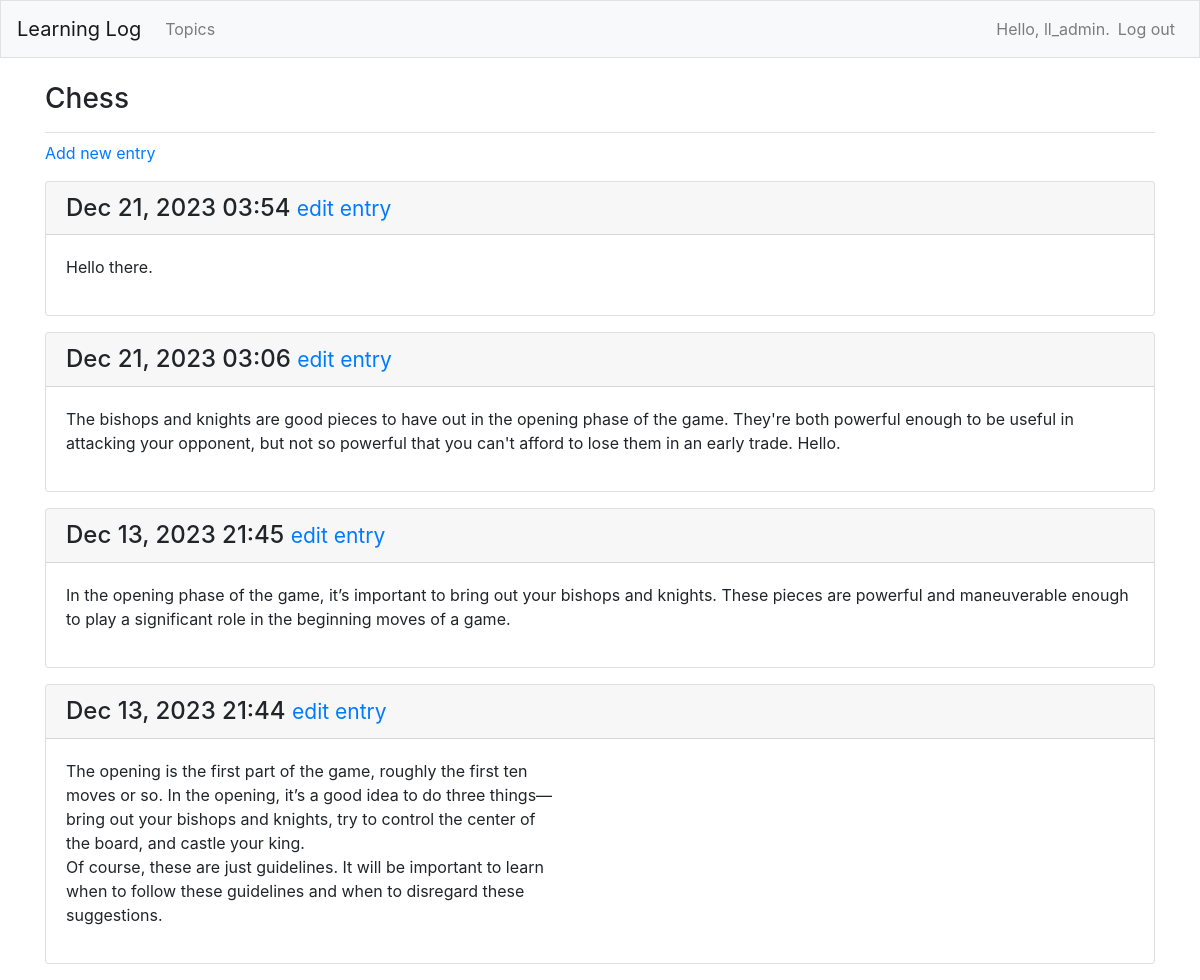
The page /topics/1/ (signed in) on the database its author committed.
### learning_logs/models.py (models this page shows, shortened)
class Topic(models.Model):
    text = models.CharField(max_length=200)
    date_added = models.DateTimeField(auto_now_add=True)
    owner = models.ForeignKey(User, on_delete=models.CASCADE)
    def __str__(self):
        return self.text

class Entry(models.Model):
    topic = models.ForeignKey(Topic, on_delete=models.CASCADE)
    text = models.TextField()
    date_added = models.DateTimeField(auto_now_add=True)
    class Meta:
        verbose_name_plural = 'entries'

### learning_logs/views.py (the view)
# urls.py: path('topics/<int:topic_id>/', views.topic, name='topic'),
@login_required
def topic(request, topic_id):
    topic = Topic.objects.get(id=topic_id)
    if topic.owner != request.user:
        raise Http404
    entries = topic.entry_set.order_by('-date_added')
    context = {'topic': topic, 'entries': entries}
    return render(request, 'learning_logs/topic.html', context)

### learning_logs/templates/learning_logs/topic.html
{% extends 'learning_logs/base.html' %}
{% block page_header %}
 <h3>{{ topic }}</h3>
{% endblock page_header %}
{% block content %}
    <p>
        <a href="{% url 'learning_logs:new_entry' topic.id %}">Add new entry</a>
    </p>
    {% for entry in entries %}
        <div class ="card mb-3">
            <h4 class="card-header">
                {{ entry.date_added|date:'M d, Y H:i' }}
                <small><a href="{% url 'learning_logs:edit_entry' entry.id %}">
                    edit entry</a></small>
            </h4>
            <div class="card-body">
                {{ entry.text|linebreaks  }}
            </div>
        </div>
    {% empty %}
        <p>There are no entries for this topic yet.</p>
    {% endfor %}
{% endblock content %}

### learning_logs/templates/learning_logs/base.html (shortened to what this page needs)
{% load bootstrap4 %}
<!doctype html>
<html lang="en">
<head>
    {% bootstrap_css %}
</head>
<body>
    <nav class="navbar navbar-expand-md navbar-light bg-light mb-4 border">
        <a class="navbar-brand" href="{% url 'learning_logs:index'%}">
            Learning Log</a>
    <div class="collapse navbar-collapse" id="navbarCollapse">
        <ul class="navbar-nav mr-auto">
            <li class="nav-item">
                <a class="nav-link" href="{% url 'learning_logs:topics'%}">
                    Topics</a></li>
        </ul>
        <ul class="navbar-nav ml-auto">
            {% if user.is_authenticated %}
                <li class="nav-item">
                    <span class="navbar-text"}">Hello, {{ user.username }}.</span>
                </li>
                <li class="nav-item">
                    <a class="nav-link" href="{% url 'users:logout' %}">Log out</a>
                </li>
            {% else %}
                <li class="nav-item">
                    <a class="nav-link" href="{% url 'users:register' %}">Register</a>
                </li>
                <li class="nav-item">
                    <a class="nav-link" href="{% url 'users:login' %}">Log in</a></li>
            {% endif %}
        </ul>
    </div>
</nav>
<main role="main" class="container">
    <div class="pb-2 mb-2 border-bottom">
        {% block page_header %}{% endblock page_header %}
    </div>
    <div>
        {% block content %}{% endblock content %}
    </div>
</main>
</body>
</html>

### rows shown on the page
Topic: text "Chess"
Entry: date_added "Dec 21, 2023 03:54", text "Hello there."
Entry: date_added "Dec 21, 2023 03:06", text "The bishops and knights are good pieces to have out in the opening phase of the game. They're both powerful enough to be useful in attacking your opponent, but not so powerful that you can't afford to lose them in an early trade. Hello."
Entry: date_added "Dec 13, 2023 21:45", text "In the opening phase of the game, it’s important to bring out your bishops and knights. These pieces are powerful and maneuverable enough to play a significant role in the beginning moves of a game."
Entry: date_added "Dec 13, 2023 21:44", text "The opening is the first part of the game, roughly the first ten moves or so. In the opening, it’s a good idea to do three things— bring out your bishops and knights, try to control the center of the board, and castle your king. Of course, these are just guidelines. It will be important to learn when to follow these guidelines and when to disregard these suggestions."

### other values the page prints
{{ user.username }} "ll_admin"
